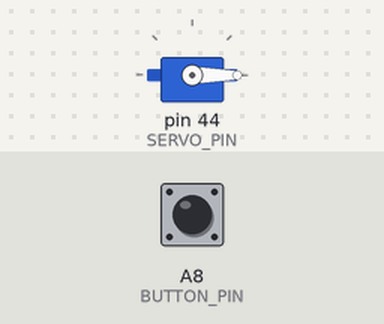
Bench run of a sketch on a simulated Arduino Mega 2560, built with avr-gcc and run on an emulated ATmega2560. Shown: servo. The inputs (shaded band) are chosen by the test bench; at power-on: A8 (BUTTON_PIN) HIGH.

Above: at 1.2 s.
1.3 s: A8 (BUTTON_PIN) pulled LOW for 0.15 s
At 2.0 s:
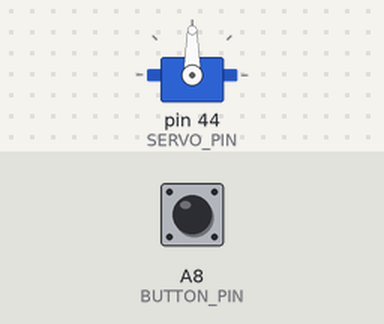
3.0 s: A8 (BUTTON_PIN) pulled LOW for 1 s
At 5.1 s:
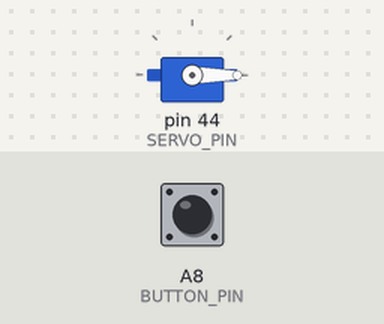
5.5 s: A8 (BUTTON_PIN) pulled LOW for 3.2 s
At 9.9 s:
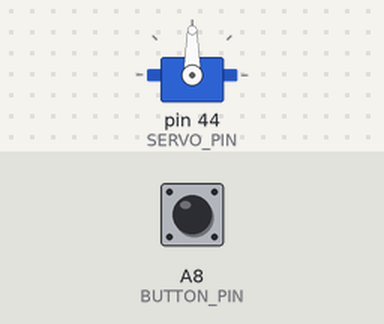
Timing chart, 0 to 11.4 s (numbered marks = the images above; inputs shaded):
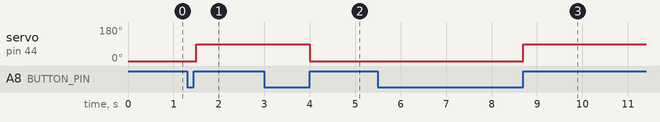

Measured:
- after the input at 1.3 s, servo on pin 44 (SERVO_PIN): 0° → 90° after 0.20 s
- after the input at 3.0 s, servo on pin 44 (SERVO_PIN): 90° → 0° after 1.0 s
- after the input at 5.5 s, servo on pin 44 (SERVO_PIN): 0° → 90° after 3.2 s

The sketch:

test_servo_buttons.ino
```cpp
#define SERVO_PIN 44
#define BUTTON_PIN A8

#include <Servo.h>

Servo claw;
bool up = false;

void setup() {
  pinMode(BUTTON_PIN, INPUT_PULLUP);
  claw.attach(SERVO_PIN);
}


void loop() {
  if (!digitalRead(BUTTON_PIN)) {
    while (!digitalRead(BUTTON_PIN)) {
      delay(100);
    }
    up = !up;
  }

  if (up) {
    claw.write(90);
  } else {
    claw.write(0);
  }
}
```
